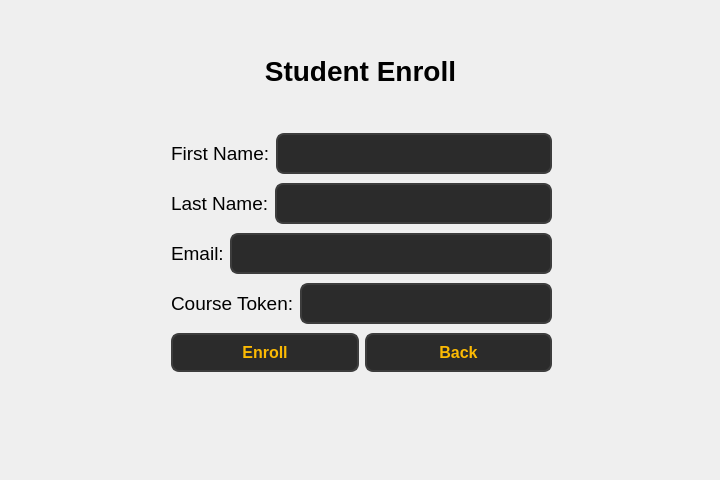
<?xml version="1.0" encoding="UTF-8"?>
<ui version="4.0">
 <class>Form</class>
 <widget class="QWidget" name="Form">
  <property name="geometry">
   <rect>
    <x>0</x>
    <y>0</y>
    <width>720</width>
    <height>480</height>
   </rect>
  </property>
  <property name="windowTitle">
   <string>Form</string>
  </property>
  <widget class="QLabel" name="label">
   <property name="geometry">
    <rect>
     <x>140</x>
     <y>50</y>
     <width>441</width>
     <height>41</height>
    </rect>
   </property>
   <property name="font">
    <font>
     <pointsize>21</pointsize>
     <bold>true</bold>
    </font>
   </property>
   <property name="text">
    <string>Student Enroll</string>
   </property>
   <property name="alignment">
    <set>Qt::AlignmentFlag::AlignCenter</set>
   </property>
  </widget>
  <widget class="QWidget" name="">
   <property name="geometry">
    <rect>
     <x>171</x>
     <y>130</y>
     <width>381</width>
     <height>250</height>
    </rect>
   </property>
   <layout class="QVBoxLayout" name="verticalLayout">
    <item>
     <layout class="QHBoxLayout" name="horizontalLayout_2">
      <item>
       <widget class="QLabel" name="label_2">
        <property name="font">
         <font>
          <pointsize>14</pointsize>
         </font>
        </property>
        <property name="text">
         <string>First Name:</string>
        </property>
       </widget>
      </item>
      <item>
       <widget class="QLineEdit" name="lineEdit">
        <property name="styleSheet">
         <string notr="true">QLineEdit {
        background-color: #2b2b2b;  /* Dark background */
        color: #fcba03;  /* Text color */
        border: 2px solid #3d3d3d;  /* Border color */
        border-radius: 8px;  /* Rounded corners */
        padding: 8px;  /* Padding inside the input field */
        font-size: 16px;  /* Font size */
        font-weight: bold;  /* Bold font */
    }

    QLineEdit:hover {
        background-color: #3d3d3d;  /* Background when hovered */
        border: 2px solid #fcba03;  /* Border color when hovered */
    }

    QLineEdit:focus {
        background-color: #1a1a1a;  /* Background when focused */
        border: 2px solid #fcba03;  /* Border color when focused */
        color: #ffffff;  /* Text color when focused */
    }</string>
        </property>
       </widget>
      </item>
     </layout>
    </item>
    <item>
     <layout class="QHBoxLayout" name="horizontalLayout_3">
      <item>
       <widget class="QLabel" name="label_4">
        <property name="font">
         <font>
          <pointsize>14</pointsize>
         </font>
        </property>
        <property name="text">
         <string>Last Name:</string>
        </property>
       </widget>
      </item>
      <item>
       <widget class="QLineEdit" name="lineEdit_2">
        <property name="styleSheet">
         <string notr="true">QLineEdit {
        background-color: #2b2b2b;  /* Dark background */
        color: #fcba03;  /* Text color */
        border: 2px solid #3d3d3d;  /* Border color */
        border-radius: 8px;  /* Rounded corners */
        padding: 8px;  /* Padding inside the input field */
        font-size: 16px;  /* Font size */
        font-weight: bold;  /* Bold font */
    }

    QLineEdit:hover {
        background-color: #3d3d3d;  /* Background when hovered */
        border: 2px solid #fcba03;  /* Border color when hovered */
    }

    QLineEdit:focus {
        background-color: #1a1a1a;  /* Background when focused */
        border: 2px solid #fcba03;  /* Border color when focused */
        color: #ffffff;  /* Text color when focused */
    }</string>
        </property>
       </widget>
      </item>
     </layout>
    </item>
    <item>
     <layout class="QHBoxLayout" name="horizontalLayout_4">
      <item>
       <widget class="QLabel" name="label_5">
        <property name="font">
         <font>
          <pointsize>14</pointsize>
         </font>
        </property>
        <property name="text">
         <string>Email:</string>
        </property>
       </widget>
      </item>
      <item>
       <widget class="QLineEdit" name="lineEdit_3">
        <property name="styleSheet">
         <string notr="true">QLineEdit {
        background-color: #2b2b2b;  /* Dark background */
        color: #fcba03;  /* Text color */
        border: 2px solid #3d3d3d;  /* Border color */
        border-radius: 8px;  /* Rounded corners */
        padding: 8px;  /* Padding inside the input field */
        font-size: 16px;  /* Font size */
        font-weight: bold;  /* Bold font */
    }

    QLineEdit:hover {
        background-color: #3d3d3d;  /* Background when hovered */
        border: 2px solid #fcba03;  /* Border color when hovered */
    }

    QLineEdit:focus {
        background-color: #1a1a1a;  /* Background when focused */
        border: 2px solid #fcba03;  /* Border color when focused */
        color: #ffffff;  /* Text color when focused */
    }</string>
        </property>
       </widget>
      </item>
     </layout>
    </item>
    <item>
     <layout class="QHBoxLayout" name="horizontalLayout_5">
      <item>
       <widget class="QLabel" name="label_3">
        <property name="font">
         <font>
          <pointsize>14</pointsize>
         </font>
        </property>
        <property name="text">
         <string>Course Token:</string>
        </property>
       </widget>
      </item>
      <item>
       <widget class="QLineEdit" name="lineEdit_4">
        <property name="styleSheet">
         <string notr="true">QLineEdit {
        background-color: #2b2b2b;  /* Dark background */
        color: #fcba03;  /* Text color */
        border: 2px solid #3d3d3d;  /* Border color */
        border-radius: 8px;  /* Rounded corners */
        padding: 8px;  /* Padding inside the input field */
        font-size: 16px;  /* Font size */
        font-weight: bold;  /* Bold font */
    }

    QLineEdit:hover {
        background-color: #3d3d3d;  /* Background when hovered */
        border: 2px solid #fcba03;  /* Border color when hovered */
    }

    QLineEdit:focus {
        background-color: #1a1a1a;  /* Background when focused */
        border: 2px solid #fcba03;  /* Border color when focused */
        color: #ffffff;  /* Text color when focused */
    }</string>
        </property>
        <property name="echoMode">
         <enum>QLineEdit::EchoMode::Password</enum>
        </property>
       </widget>
      </item>
     </layout>
    </item>
    <item>
     <layout class="QHBoxLayout" name="horizontalLayout">
      <item>
       <widget class="QPushButton" name="pushButton">
        <property name="styleSheet">
         <string notr="true">QPushButton {
        background-color: #2b2b2b;  
        color: #fcba03;              
        border: 2px solid #3d3d3d;      
        border-radius: 8px;          
        padding: 8px 16px;            
        font-size: 16px;            
        font-weight: bold;
    
    }

    QPushButton:hover {
        background-color: #fcba03;
		 color: #000000;
        border: 2px solid #5a5a5a;    
    }

    QPushButton:pressed {
        background-color: #1a1a1a;      
        border: 2px solid #2b2b2b;      
    }</string>
        </property>
        <property name="text">
         <string>Enroll</string>
        </property>
       </widget>
      </item>
      <item>
       <widget class="QPushButton" name="pushButton_back">
        <property name="styleSheet">
         <string notr="true">QPushButton {
        background-color: #2b2b2b;  
        color: #fcba03;              
        border: 2px solid #3d3d3d;      
        border-radius: 8px;          
        padding: 8px 16px;            
        font-size: 16px;            
        font-weight: bold;
    
    }

    QPushButton:hover {
        background-color: #fcba03;
		 color: #000000;
        border: 2px solid #5a5a5a;    
    }

    QPushButton:pressed {
        background-color: #1a1a1a;      
        border: 2px solid #2b2b2b;      
    }</string>
        </property>
        <property name="text">
         <string>Back</string>
        </property>
       </widget>
      </item>
     </layout>
    </item>
   </layout>
  </widget>
 </widget>
 <resources/>
 <connections/>
</ui>
